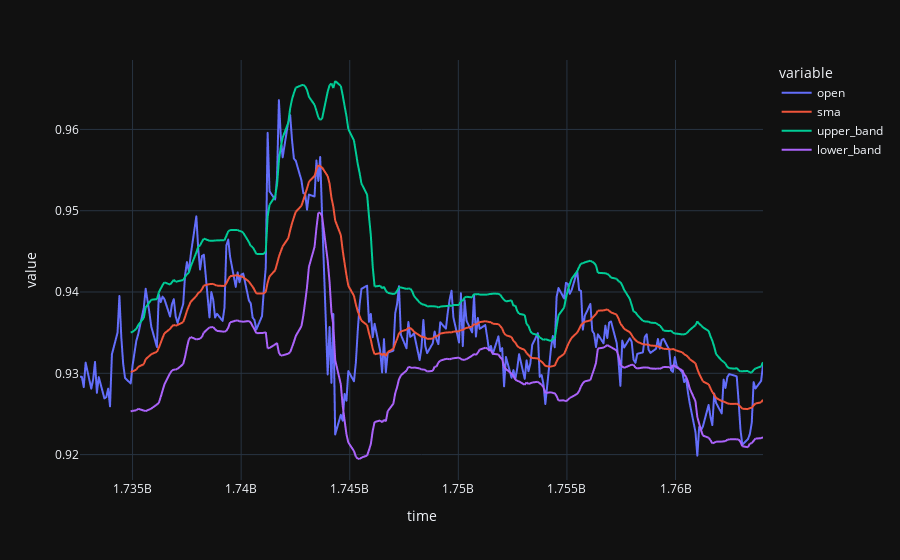

The code cell stored with this chart in its notebook:
### Code cell
px.line(ohlc_df, x='time', y=['open', 'sma', 'upper_band', 'lower_band'])

### Figure 1 — Plotly figure (JSON) as saved in the notebook; plotly's stock layout.template omitted (floating-point values rounded to 4 significant figures; data arrays with more than 128 entries replaced by an {"elided": "..."} marker saying what was removed)
{"data": [{"hovertemplate": "variable=open<br>time=%{x}<br>value=%{y}<extra></extra>", "legendgroup": "open", "line": {"color": "#636efa", "dash": "solid"}, "marker": {"symbol": "circle"}, "mode": "lines", "name": "open", "showlegend": true, "x": {"elided": "259 int values"}, "xaxis": "x", "y": {"elided": "259 float values"}, "yaxis": "y", "type": "scattergl"}, {"hovertemplate": "variable=sma<br>time=%{x}<br>value=%{y}<extra></extra>", "legendgroup": "sma", "line": {"color": "#EF553B", "dash": "solid"}, "marker": {"symbol": "circle"}, "mode": "lines", "name": "sma", "showlegend": true, "x": {"elided": "259 int values"}, "xaxis": "x", "y": {"elided": "259 float values"}, "yaxis": "y", "type": "scattergl"}, {"hovertemplate": "variable=upper_band<br>time=%{x}<br>value=%{y}<extra></extra>", "legendgroup": "upper_band", "line": {"color": "#00cc96", "dash": "solid"}, "marker": {"symbol": "circle"}, "mode": "lines", "name": "upper_band", "showlegend": true, "x": {"elided": "259 int values"}, "xaxis": "x", "y": {"elided": "259 float values"}, "yaxis": "y", "type": "scattergl"}, {"hovertemplate": "variable=lower_band<br>time=%{x}<br>value=%{y}<extra></extra>", "legendgroup": "lower_band", "line": {"color": "#ab63fa", "dash": "solid"}, "marker": {"symbol": "circle"}, "mode": "lines", "name": "lower_band", "showlegend": true, "x": {"elided": "259 int values"}, "xaxis": "x", "y": {"elided": "259 float values"}, "yaxis": "y", "type": "scattergl"}], "layout": {"xaxis": {"anchor": "y", "domain": [0.0, 1.0], "title": {"text": "time"}}, "yaxis": {"anchor": "x", "domain": [0.0, 1.0], "title": {"text": "value"}}, "legend": {"title": {"text": "variable"}, "tracegroupgap": 0}, "margin": {"t": 60}}}
